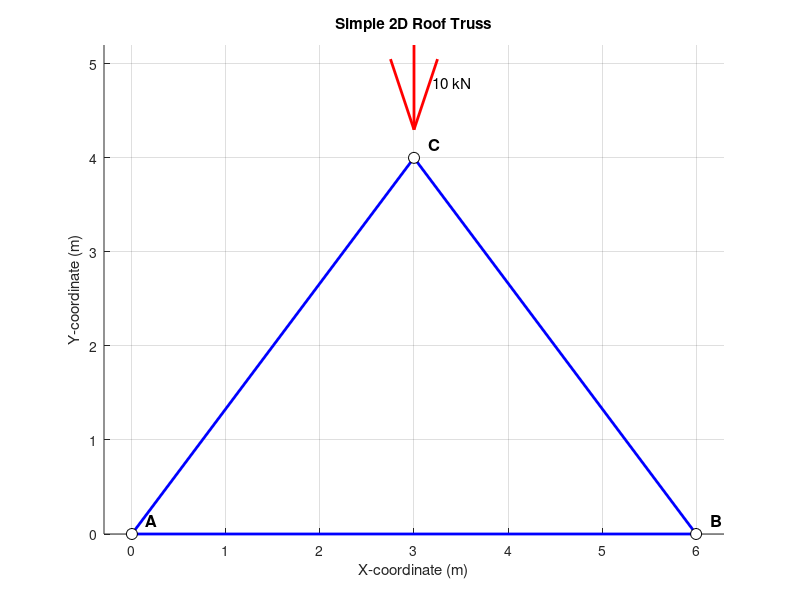

This chart was generated by the following MATLAB code:
%% ROOF TRUSS MEMBER FORCE ANALYSIS
% -------------------------------------------------------------------------
% This MATLAB script calculates the member forces and support reactions
% of a simple 2D roof truss using the method of joints.
%
% Positive member force  -> Tension
% Negative member force  -> Compression
%
% The truss is assumed to be:
%   - Pin supported at Joint A
%   - Roller supported at Joint B
%   - Loaded at the joints
%
% Author  : Gourish Kurmi
% Date    : September 2026
% -------------------------------------------------------------------------

clc;
clear;
close all;

%% 1. INPUT DATA
% -------------------------------------------------------------------------

% Joint coordinates [x, y] in metres
%
%        C
%       / \
%      /   \
%     /     \
%    A-------B
%
% Joint numbering:
% 1 = A
% 2 = B
% 3 = C

coordinates = [0  0;      % Joint A
               6  0;      % Joint B
               3  4];     % Joint C

% Member connectivity
% Each row represents [start_joint, end_joint]
%
% Member 1 = AC
% Member 2 = BC
% Member 3 = AB

members = [1 3;
           2 3;
           1 2];

% External loads at each joint [Fx, Fy] in Newtons
%
% Joint A = [0, 0]
% Joint B = [0, 0]
% Joint C = [0, -10000]  -> 10 kN downward

loads = [0       0;
         0       0;
         0  -10000];

%% 2. BASIC INFORMATION
% -------------------------------------------------------------------------

numberOfJoints  = size(coordinates, 1);
numberOfMembers = size(members, 1);

% Number of support reactions:
% Joint A -> Ax, Ay
% Joint B -> By
numberOfReactions = 3;

% Total number of unknowns
numberOfUnknowns = numberOfMembers + numberOfReactions;

% Each joint gives two equilibrium equations:
%   Sum Fx = 0
%   Sum Fy = 0
numberOfEquations = 2 * numberOfJoints;

%% 3. INITIALIZE EQUATION MATRIX
% -------------------------------------------------------------------------

% The system of equations has the form:
%
%             [K]{X} = {F}
%
% where:
% K = coefficient matrix
% X = unknown member forces and support reactions
% F = applied load vector

K = zeros(numberOfEquations, numberOfUnknowns);
F = zeros(numberOfEquations, 1);

%% 4. CALCULATE MEMBER CONTRIBUTIONS
% -------------------------------------------------------------------------

for m = 1:numberOfMembers

    % Get the starting and ending joints of the member
    startJoint = members(m, 1);
    endJoint   = members(m, 2);

    % Coordinates of starting joint
    x1 = coordinates(startJoint, 1);
    y1 = coordinates(startJoint, 2);

    % Coordinates of ending joint
    x2 = coordinates(endJoint, 1);
    y2 = coordinates(endJoint, 2);

    % Difference in coordinates
    dx = x2 - x1;
    dy = y2 - y1;

    % Member length
    length = sqrt(dx^2 + dy^2);

    % Direction cosines
    cosTheta = dx / length;
    sinTheta = dy / length;

    % -------------------------------------------------------------
    % Equilibrium contribution at starting joint
    % -------------------------------------------------------------

    K(2*startJoint - 1, m) =  cosTheta;
    K(2*startJoint,     m) =  sinTheta;

    % -------------------------------------------------------------
    % Equilibrium contribution at ending joint
    % -------------------------------------------------------------

    K(2*endJoint - 1, m) = -cosTheta;
    K(2*endJoint,     m) = -sinTheta;

end

%% 5. ADD SUPPORT REACTIONS
% -------------------------------------------------------------------------
%
% Unknown vector arrangement:
%
% X = [Member Forces, Ax, Ay, By]'
%
% Therefore:
% Column numberOfMembers + 1 -> Ax
% Column numberOfMembers + 2 -> Ay
% Column numberOfMembers + 3 -> By

AxColumn = numberOfMembers + 1;
AyColumn = numberOfMembers + 2;
ByColumn = numberOfMembers + 3;

% Joint A: Pin support
% Ax acts in the x-direction
% Ay acts in the y-direction

K(1, AxColumn) = 1;
K(2, AyColumn) = 1;

% Joint B: Roller support
% By acts in the y-direction

K(4, ByColumn) = 1;

%% 6. CREATE LOAD VECTOR
% -------------------------------------------------------------------------

for joint = 1:numberOfJoints

    % x-direction equilibrium equation
    F(2*joint - 1) = -loads(joint, 1);

    % y-direction equilibrium equation
    F(2*joint) = -loads(joint, 2);

end

%% 7. SOLVE THE SYSTEM OF EQUATIONS
% -------------------------------------------------------------------------

% Solve:
%
%       K * X = F

X = K \ F;

%% 8. EXTRACT MEMBER FORCES
% -------------------------------------------------------------------------

memberForces = X(1:numberOfMembers);

%% 9. DISPLAY MEMBER FORCE RESULTS
% -------------------------------------------------------------------------

fprintf('\n');
fprintf('====================================================\n');
fprintf('           ROOF TRUSS MEMBER FORCE ANALYSIS\n');
fprintf('====================================================\n');

fprintf('\nMEMBER FORCES\n');
fprintf('----------------------------------------------------\n');
fprintf('%-10s %-15s %-15s\n', ...
        'Member', 'Force (kN)', 'Nature');
fprintf('----------------------------------------------------\n');

for m = 1:numberOfMembers

    force = memberForces(m);

    if force > 0
        nature = 'Tension';
    elseif force < 0
        nature = 'Compression';
    else
        nature = 'Zero Force';
    end

    fprintf('%-10d %-15.3f %-15s\n', ...
            m, abs(force)/1000, nature);

end

%% 10. DISPLAY SUPPORT REACTIONS
% -------------------------------------------------------------------------

Ax = X(AxColumn);
Ay = X(AyColumn);
By = X(ByColumn);

fprintf('\nSUPPORT REACTIONS\n');
fprintf('----------------------------------------------------\n');

fprintf('Ax = %8.3f kN\n', Ax/1000);
fprintf('Ay = %8.3f kN\n', Ay/1000);
fprintf('By = %8.3f kN\n', By/1000);

fprintf('----------------------------------------------------\n');

%% 11. CHECK GLOBAL EQUILIBRIUM
% -------------------------------------------------------------------------

totalFx = sum(loads(:,1)) + Ax;
totalFy = sum(loads(:,2)) + Ay + By;

fprintf('\nEQUILIBRIUM CHECK\n');
fprintf('----------------------------------------------------\n');
fprintf('Sum Fx = %10.6f N\n', totalFx);
fprintf('Sum Fy = %10.6f N\n', totalFy);
fprintf('----------------------------------------------------\n');

if abs(totalFx) < 1e-6 && abs(totalFy) < 1e-6
    fprintf('Equilibrium check: PASSED\n');
else
    fprintf('Equilibrium check: FAILED\n');
end

%% 12. PLOT THE TRUSS
% -------------------------------------------------------------------------

figure('Name', '2D Roof Truss', 'NumberTitle', 'off');

hold on;
grid on;
axis equal;

% Plot each member
for m = 1:numberOfMembers

    startJoint = members(m, 1);
    endJoint   = members(m, 2);

    x = [coordinates(startJoint,1), coordinates(endJoint,1)];
    y = [coordinates(startJoint,2), coordinates(endJoint,2)];

    plot(x, y, 'b-', 'LineWidth', 2);

end

% Plot joints
plot(coordinates(:,1), coordinates(:,2), ...
     'ko', 'MarkerFaceColor', 'w', 'MarkerSize', 8);

% Label joints
jointLabels = {'A', 'B', 'C'};

for joint = 1:numberOfJoints

    text(coordinates(joint,1) + 0.15, ...
         coordinates(joint,2) + 0.15, ...
         jointLabels{joint}, ...
         'FontSize', 12, ...
         'FontWeight', 'bold');

end

% Plot load at Joint C
quiver(3, 5.2, 0, -1, ...
       'r', 'LineWidth', 2, ...
       'MaxHeadSize', 0.5);

text(3.2, 4.8, '10 kN', ...
     'FontSize', 11);

xlabel('X-coordinate (m)');
ylabel('Y-coordinate (m)');
title('Simple 2D Roof Truss');

hold off;

%% END OF PROGRAM
